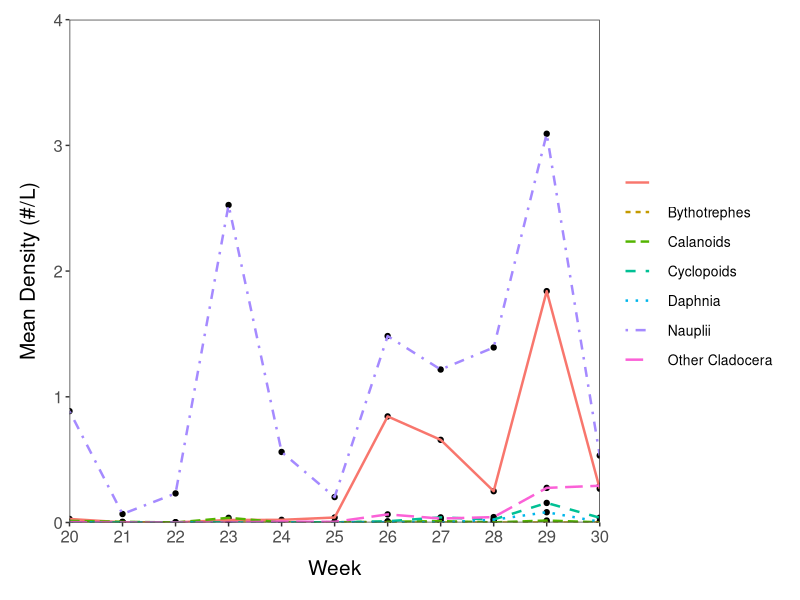

The R source for this figure: (Note: this script raises an error after producing the figure.)
#################################################################
##  
##  APIS Cisco (Lucke et al.) manuscript
##  
##  
##      
#################################################################

## CLEAR ENVIRONMENT ============================================

rm(list = ls(all.names=TRUE))


## LOAD PACKAGES ================================================

library(dplyr)         # manipulating data
library(magrittr)      # for %<>%
library(ggplot2)       # visualizations


## LOAD DATA ====================================================

zoop <- read.csv("data/APIS_Zooplankton_2018.csv", header = TRUE)



## DATA MANIPULATION ============================================

zoop %<>% mutate(taxa.group.2 = ifelse(species == "Acanthocyclops", "  Cyclopoids",
                                ifelse(species == "Bosmina", "  Other Cladocera",
                                ifelse(species == "Bythotrephes", "  Bythotrephes",
                                ifelse(species == "Daphnia", "  Daphnia",
                                ifelse(species == "Diacyclops", "  Cyclopoids",
                                ifelse(species == "Diaphanosoma", "  Other Cladocera",
                                ifelse(species == "Epischura", "  Calanoids",
                                ifelse(species == "Holopedium", "  Other Cladocera",
                                ifelse(species == "Limnocalanus", "  Calanoids",
                                ifelse(species == "Leptodiaptomus", "  Calanoids",
                                ifelse(species == "Mesocyclops", "  Cyclopoids",
                                ifelse(species == "Nauplii", "  Nauplii", "")))))))))))),
                 tax.group.2 = factor(taxa.group.2))
  

## Summarize weekly and weekly proporational density and biomass for each taxa group
weekly.data <- zoop %>% group_by(week, station, taxa.group.2) %>%
  summarize(sum.density = sum(density.l), 
            sum.biomass = sum(biomass.dry.wt.ugL)) %>% 
  group_by(week, taxa.group.2) %>% 
  summarize(mean.density = mean(sum.density), 
            mean.biomass = mean(sum.biomass)) %>% 
  group_by(week) %>% 
  mutate(sum.density = sum(mean.density), 
         sum.biomass = sum(mean.biomass),
         prop.density = mean.density/sum.density,
         prop.biomass = mean.biomass/sum.biomass)


## VISUALIZATION ================================================

## Mean density
ggplot(weekly.data, aes(x = week, y = mean.density)) +
  geom_point(size = 1.5) +
  geom_line(aes(linetype = taxa.group.2, colour = taxa.group.2), size = 0.85) +
  scale_y_continuous(limits = c(0, 4), breaks = seq(0, 4, 1), expand = c(0, 0)) +
  scale_x_continuous(limits = c(20, 30), breaks = seq(20, 30, 1), expand = c(0, 0)) +
  labs(x = 'Week', y = 'Mean Density (#/L)') +
  theme_bw() + 
  theme(panel.grid = element_blank(), panel.background = element_blank(), 
        legend.title = element_blank(),
        legend.text = element_text(size=10),
        legend.key.size = unit(0.75, 'cm'),
        axis.text.x = element_text(size = 12),
        axis.text.y = element_text(size = 12),
        axis.title.y = element_text(size = 15, margin = margin(0, 10, 0, 0)),
        axis.title.x = element_text(size = 15, margin = margin(10, 0, 0, 0)),
        axis.ticks.length = unit(1.0, 'mm'), 
        plot.margin = unit(c(5, 5, 5, 5), 'mm'))

## Save figure
ggsave("figures/apis_zoop_density.png", width = 12, height = 8, dpi = 300)


## Mean biomass
ggplot(weekly.data, aes(x = week, y = mean.biomass)) +
  geom_point(size = 1.5) +
  geom_line(aes(linetype = taxa.group.2, colour = taxa.group.2), size = 0.85) +
  scale_y_continuous(limits = c(0, 4), expand = c(0, 0)) +
  scale_x_continuous(limits = c(20, 30), breaks = seq(20, 30, 1), expand = c(0, 0)) +
  labs(x = 'Week', y = 'Mean Biomass (ug dry/L)') +
  theme_bw() + 
  theme(panel.grid = element_blank(), panel.background = element_blank(), 
        legend.title = element_blank(),
        legend.text = element_text(size = 10),
        legend.key.size = unit(0.75, 'cm'),
        axis.text.x = element_text(size = 12),
        axis.text.y = element_text(size = 12),
        axis.title.y = element_text(size = 15, margin = margin(0, 10, 0, 0)),
        axis.title.x = element_text(size = 15, margin = margin(10, 0, 0, 0)),
        axis.ticks.length = unit(1.0, 'mm'), 
        plot.margin = unit(c(5, 5, 5, 5), 'mm'))

## Save figure
ggsave("figures/apis_zoop_biomass.png", width = 12, height = 8, dpi = 300)


## Proportional stacked area plot of density
ggplot(weekly.data, aes(x = week, y = prop.density, fill = taxa.group.2)) +
  geom_area(position = "fill", color = "black") + 
  scale_x_continuous(limits = c(20, 30), breaks = seq(20, 30, 1), expand = c(0, 0)) +
  scale_y_continuous(limits = c(0, 1), expand = c(0, 0)) +
  labs(x = 'Week', y = 'Proportional Density') +
  theme_bw() + 
  theme(panel.grid = element_blank(), panel.background = element_blank(), 
        legend.title = element_blank(),
        legend.text = element_text(size = 10),
        legend.key.size = unit(0.75, 'cm'),
        axis.text.x = element_text(size = 12),
        axis.text.y = element_text(size = 12),
        axis.title.y = element_text(size = 15, margin = margin(0, 10, 0, 0)),
        axis.title.x = element_text(size = 15, margin = margin(10, 0, 0, 0)),
        axis.ticks.length = unit(1.0, 'mm'), 
        plot.margin = unit(c(5, 5, 5, 5), 'mm'))

## Save figure
ggsave("figures/apis_zoop_propDensity.png", width = 12, height = 8, dpi = 300)


## Proportional stacked area plot of biomass
ggplot(weekly.data, aes(x = week, y = prop.biomass, fill = taxa.group.2)) +
  geom_area(stat = "identity", position = "fill", color = "black") + 
  scale_x_continuous(limits = c(20, 30), breaks = seq(20, 30, 1), expand = c(0, 0)) +
  scale_y_continuous(limits = c(0, 1), expand = c(0, 0)) +
  labs(x = 'Week', y = 'Proportional Biomass') +
  theme_bw() + 
  theme(panel.grid = element_blank(), panel.background = element_blank(), 
        legend.title = element_blank(),
        legend.text = element_text(size = 10),
        legend.key.size = unit(0.75, 'cm'),
        axis.text.x = element_text(size = 12),
        axis.text.y = element_text(size = 12),
        axis.title.y = element_text(size = 15, margin = margin(0, 10, 0, 0)),
        axis.title.x = element_text(size = 15, margin = margin(10, 0, 0, 0)),
        axis.ticks.length = unit(1.0, 'mm'), 
        plot.margin = unit(c(5, 5, 5, 5), 'mm'))

## Save figure
ggsave("figures/apis_zoop_propBiomass.png", width = 12, height = 8, dpi = 300)

